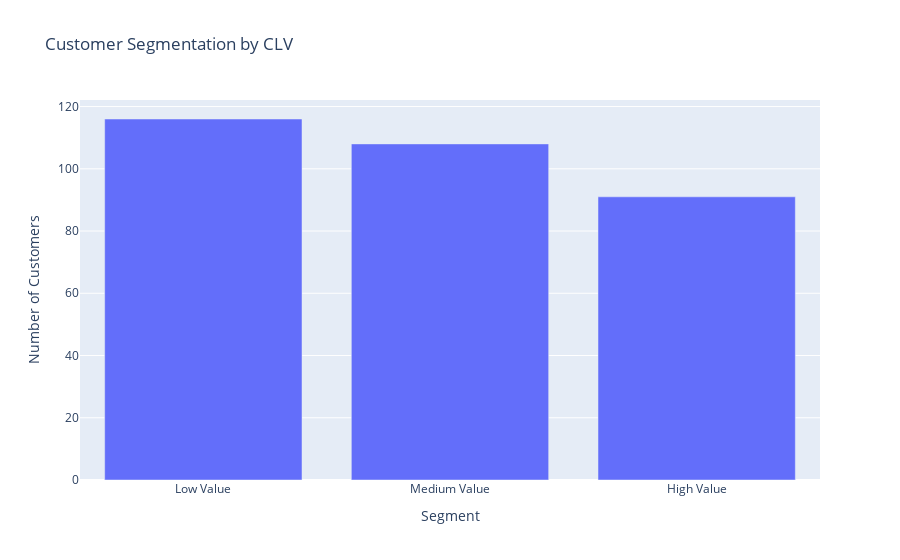

This figure's notebook cell:
### Markdown cell above
### CLV 

'Consumer Lifetime Value':

These segments are based on the relationship between total purchases, pages visited, and browsing time on the website, providing insight into the relative value that customers bring to the business based on their activity and engagement on the site

CLV = (Total Purchases * Total Paged Viewed) / Browsing Time
it then creates 3 segments of Clients

1. Low CLV : Customers classified as "Low Value" have a lower CLV compared to other segments. This means that, on average, they make fewer total purchases, visit fewer pages on the website, or have a shorter product browsing time relative to the number of purchases they make.

2. Medium Value: Customers in this segment have a moderate CLV compared to other segments. This indicates that, on average, they make a decent number of purchases, visit a reasonable number of pages, and have an adequate browsing time on the website relative to their purchases.

3. High Value: Customers classified as "High Value" have a high CLV compared to other segments. This suggests that, on average, they make many purchases, visit many pages on the website, and have a significantly longer browsing time relative to the number of purchases they make.

### Code cell
data['CLV'] = (data['Total_Purchases'] * data['Total_Pages_Viewed']) / data['Product_Browsing_Time']

data['Segment'] = pd.cut(data['CLV'], bins=[1, 2.5, 5, float('inf')],
                         labels=['Low Value', 'Medium Value', 'High Value'])

segment_counts = data['Segment'].value_counts().reset_index()
segment_counts.columns = ['Segment', 'Count']

# Create a bar chart to visualize the customer segments
fig = px.bar(segment_counts, x='Segment', y='Count', 
             title='Customer Segmentation by CLV')
fig.update_xaxes(title='Segment')
fig.update_yaxes(title='Number of Customers')
fig.show() #Analyzing Customer Behaviour

### Figure 1 — Plotly figure (JSON) as saved in the notebook; plotly's stock layout.template omitted (floating-point values rounded to 4 significant figures)
{"data": [{"alignmentgroup": "True", "hovertemplate": "Segment=%{x}<br>Count=%{y}<extra></extra>", "legendgroup": "", "marker": {"color": "#636efa", "pattern": {"shape": ""}}, "name": "", "offsetgroup": "", "orientation": "v", "showlegend": false, "textposition": "auto", "type": "bar", "x": ["Low Value", "Medium Value", "High Value"], "xaxis": "x", "y": [116, 108, 91], "yaxis": "y"}], "layout": {"barmode": "relative", "legend": {"tracegroupgap": 0}, "title": {"text": "Customer Segmentation by CLV"}, "xaxis": {"anchor": "y", "domain": [0, 1], "title": {"text": "Segment"}}, "yaxis": {"anchor": "x", "domain": [0, 1], "title": {"text": "Number of Customers"}}}}
